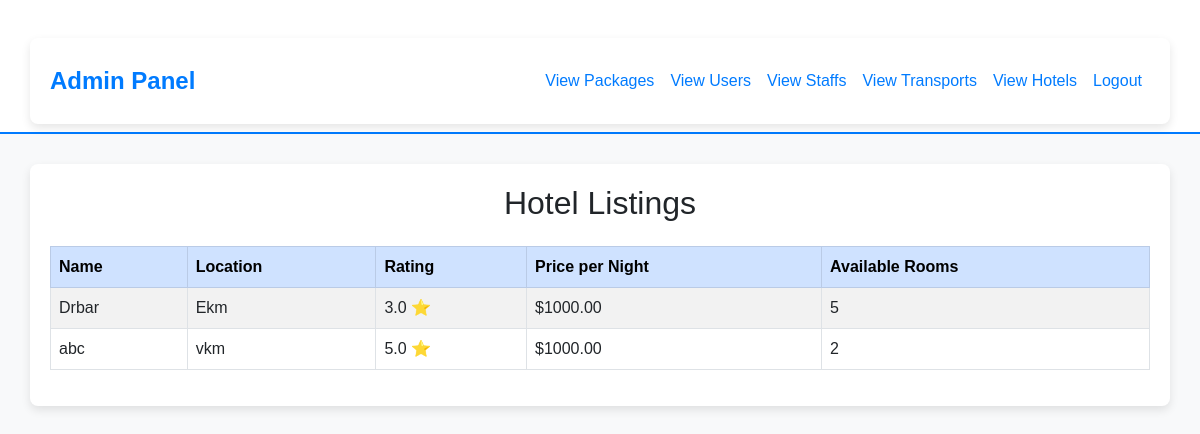
The page /adminhotels/ on the database as committed earlier.
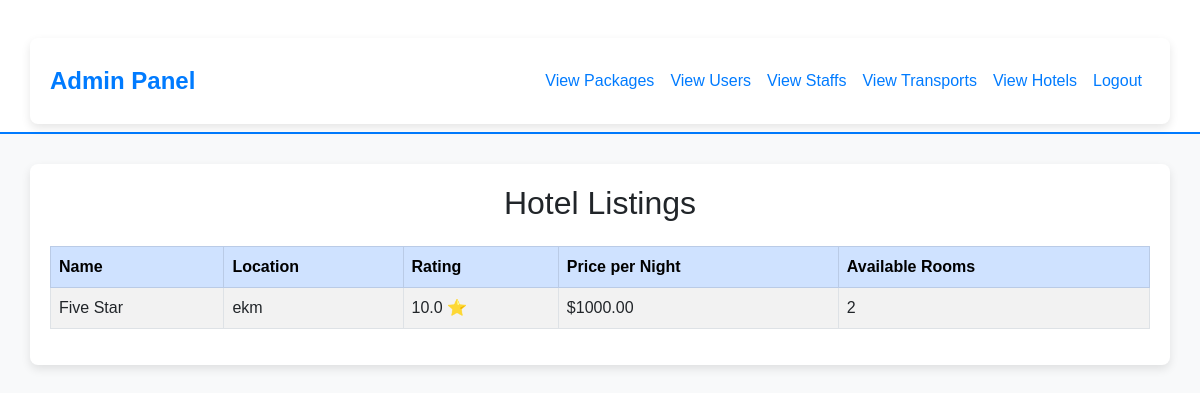
The same page on the database as committed later.
### app/models.py (models this page shows, shortened)
class Hotel(models.Model):
    name = models.CharField(max_length=255)
    location = models.CharField(max_length=255)
    rating = models.FloatField()
    price_per_night = models.DecimalField(max_digits=10, decimal_places=2)
    available_rooms = models.IntegerField()
    image = models.ImageField(upload_to='hotels/', null=True, blank=True)

### app/views.py (the view)
# urls.py: path('adminhotels/', views.admin_view_hotels, name='admin_view_hotels'),
def admin_view_hotels(request):
    hotels = Hotel.objects.all()
    return render(request, 'admin/view_hotels.html', {'hotels': hotels})

### templates/admin/view_hotels.html (shortened to what this page needs)
<!DOCTYPE html>
<html lang="en">
<head>
    <link href="https://cdn.jsdelivr.net/npm/bootstrap@5.3.0/dist/css/bootstrap.min.css" rel="stylesheet">
</head>
<body>
    <nav class="navbar navbar-expand-lg navbar-dark bg-primary">
        <div class="container">
            <a class="navbar-brand" href="#">Admin Panel</a>
            <div class="collapse navbar-collapse" id="navbarNav">
                <ul class="navbar-nav ms-auto">
                    <li class="nav-item"><a class="nav-link" href="{% url 'admin_view_packages' %}">View Packages</a></li>
                    <li class="nav-item"><a class="nav-link" href="{% url 'admin_view_users' %}">View Users</a></li>
                    <li class="nav-item"><a class="nav-link" href="{% url 'admin_view_staffs' %}">View Staffs</a></li>
                    <li class="nav-item"><a class="nav-link" href="{% url 'admin_view_transports' %}">View Transports</a></li>
                    <li class="nav-item"><a class="nav-link" href="{% url 'admin_view_hotels' %}">View Hotels</a></li>
                    <li class="nav-item"><a class="nav-link btn-danger" href="{% url 'logout' %}">Logout</a></li>
                </ul>
            </div>
        </div>
    </nav>
    <div class="container">
{% block content %}
<h2 class="text-center mb-4">Hotel Listings</h2>
<div class="table-responsive">
    <table class="table table-bordered table-striped">
        <thead class="table-primary">
            <tr>
                <th>Name</th>
                <th>Location</th>
                <th>Rating</th>
                <th>Price per Night</th>
                <th>Available Rooms</th>
            </tr>
        </thead>
        <tbody>
            {% for hotel in hotels %}
            <tr>
                <td>{{ hotel.name }}</td>
                <td>{{ hotel.location }}</td>
                <td>{{ hotel.rating }} ⭐</td>
                <td>${{ hotel.price_per_night }}</td>
                <td>{{ hotel.available_rooms }}</td>
            </tr>
            {% endfor %}
        </tbody>
    </table>
</div>
{% endblock %}
    </div>
</body>
</html>

Rows that differ between the two databases and show on the page:
removed Hotel: name "Drbar", location "Ekm", rating "3.0", price_per_night "1000.00", available_rooms "5"
removed Hotel: name "abc", location "vkm", rating "5.0", price_per_night "1000.00", available_rooms "2"
added Hotel: name "Five Star", location "ekm", rating "10.0", price_per_night "1000.00", available_rooms "2"
